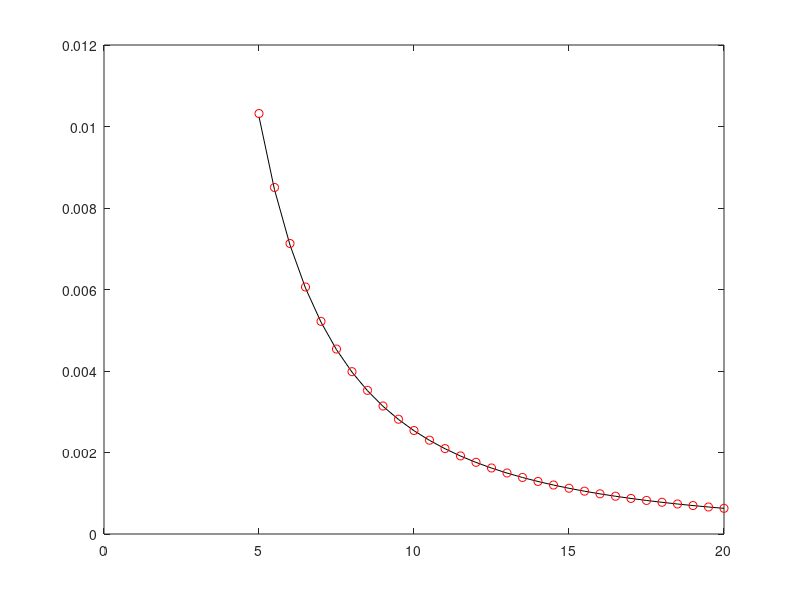

This figure's MATLAB source:
% Computations inspired by Problem 4.9 in text by
% Houghton et al (5e and 6e)
%
%     Potential flow around a flat plate by
% using the 1/4-3/4-chord 'Weissinger' panels. 
% N = number of panels.
%
% Daniel T. Valentine .................. March 2012.
clear;clc
N = 100;
% Geometry of a cylinder
%theta = 0:2*pi/N:2*pi;
%R = 1;
% for j=1:N+1
%     x(j) = R*cos(theta(j));
%     y(j) = R*sin(theta(j));
% end
% VORTEX NEAR PLATE INTERACTION
% Geometry of a flat plate at angle of attack
alpha = 0; % degrees
% x = 0:1/N:1;
for j=1:N+1;
    x(j) =  cos(alpha*pi/180)*(j-1)/N;
    y(j) = -sin(alpha*pi/180)*(j-1)/N;
end
c = x(N+1) - x(1);
dx = c/(N+1);
% Vortex
Gam = 1;
xnu = 0.5; % Above mid-chord location
hv = 5:.5:20;
for ih = 1:length(hv)
    h = hv(ih);
ynu = h; % >> xnu as per Problem 9 in the text.
% Free stream
uinfty = 1;
%
% Location of point vortices and 
% collocation points
%
for j=1:N
    % Point vortices locations
    xvort(j) = x(j) + 0.25*(x(j+1)-x(j));
    yvort(j) = y(j) + 0.25*(y(j+1)-y(j));
    % Collocation points location
    xc(j) = x(j) + 0.75*(x(j+1)-x(j));
    yc(j) = y(j) + 0.75*(y(j+1)-y(j));
    % Normal to the panel
    normx(j) = (y(j+1)-y(j));
    normy(j) = -(x(j+1)-x(j));
    lengthP = sqrt(normx(j)^2+normy(j)^2);
    ds(j) = lengthP;
    normx(j) = normx(j)/lengthP;
    normy(j) = normy(j)/lengthP;
end
% Determination of the velocity at the 
% collocation points due to unit vortices
% distance from the vortices to the collocation 
% POINT
for j=1:N
    for k=1:N
        dx = xc(j) - xvort(k);
        dy = yc(j) - yvort(k);
        r = sqrt(dx^2+dy^2);
        vx = -1/(2*pi*r)*dy/r;
        vy = 1/(2*pi*r)*dx/r;
        norm_velocity = vx*normx(j) + vy*normy(j);
        A(j,k) = norm_velocity;
    end
    vcx(j) =  Gam*(ynu-yc(j))/( 2*pi*((xnu-xc(j))^2 + (ynu-yc(j))^2));
    vcy(j) = -Gam*(xnu-xc(j))/( 2*pi*((xnu-xc(j))^2 + (ynu-yc(j))^2 ));
    b(j,1) =  (uinfty+vcx(j))*normx(j) + (0+vcy(j))*normy(j);
end
% Replace last equation by ones and set b = 0; this 
% ensures that the net circulation is zero (works without this!!!!!)
% A(N,:) = ones(1,N);
% b(N,1) = 0.0;
vortex_strength_vector = A\b;
% The -A\b vector is the solution sought
% Computation of the lift
vcc = uinfty + vcx';
dC = -vcc.*vortex_strength_vector;
CL = -2*sum(dC);
%disp(['alpha in degrees = ',num2str(alpha),',     CL = ',num2str(CL)])
CLs(ih) = CL;
CLdtv(ih) = 2*(uinfty + Gam/2/pi/h)*Gam*c^2/8/h/h;
end
%
 plot(hv,CLs,'k',hv,CLdtv,'or')
